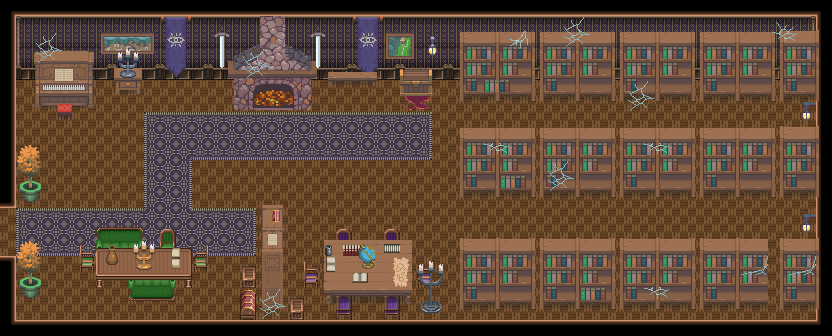

Tiled map render using the project's own tile images. Description and the map definition, with tile-layer contents summarised, below:
An orthogonal 52x21 tile map with 16x16 px tiles, 6 tile layers (Floor, Walls, Furniture, Furniture2, ...), 1 hidden layer not drawn, 3 tilesets.

<map version="1.10" tiledversion="1.12.2" orientation="orthogonal" renderorder="right-down" width="52" height="21" tilewidth="16" tileheight="16" infinite="0" nextlayerid="8" nextobjectid="1">
 <tileset firstgid="1" source="../tilesets/PropsV2.tsx" />
 <tileset firstgid="901" source="../tilesets/TilesetV2.tsx" />
 <tileset firstgid="1701" source="../tilesets/furniture_and_props.tsx" />
 <layer id="1" name="Floor" width="52" height="21">
  <data>[1092 cells, 1092 non-empty, 13 distinct tile ids]</data>
 </layer>
 <layer id="2" name="Walls" width="52" height="21">
  <data>[1092 cells, 200 non-empty, 9 distinct tile ids]</data>
 </layer>
 <layer id="4" name="Furniture" width="52" height="21">
  <data>[1092 cells, 359 non-empty, 164 distinct tile ids]</data>
 </layer>
 <layer id="6" name="Furniture2" width="52" height="21">
  <data>[1092 cells, 288 non-empty, 113 distinct tile ids]</data>
 </layer>
 <layer id="5" name="Props" width="52" height="21">
  <data>[1092 cells, 101 non-empty, 77 distinct tile ids]</data>
 </layer>
 <layer id="7" name="Props2" width="52" height="21">
  <data>[1092 cells, 42 non-empty, 30 distinct tile ids]</data>
 </layer>
 <layer id="3" name="Collision" width="52" height="21" visible="0">
  <data>[1092 cells, 592 non-empty, 1 distinct tile ids]</data>
 </layer>
</map>
